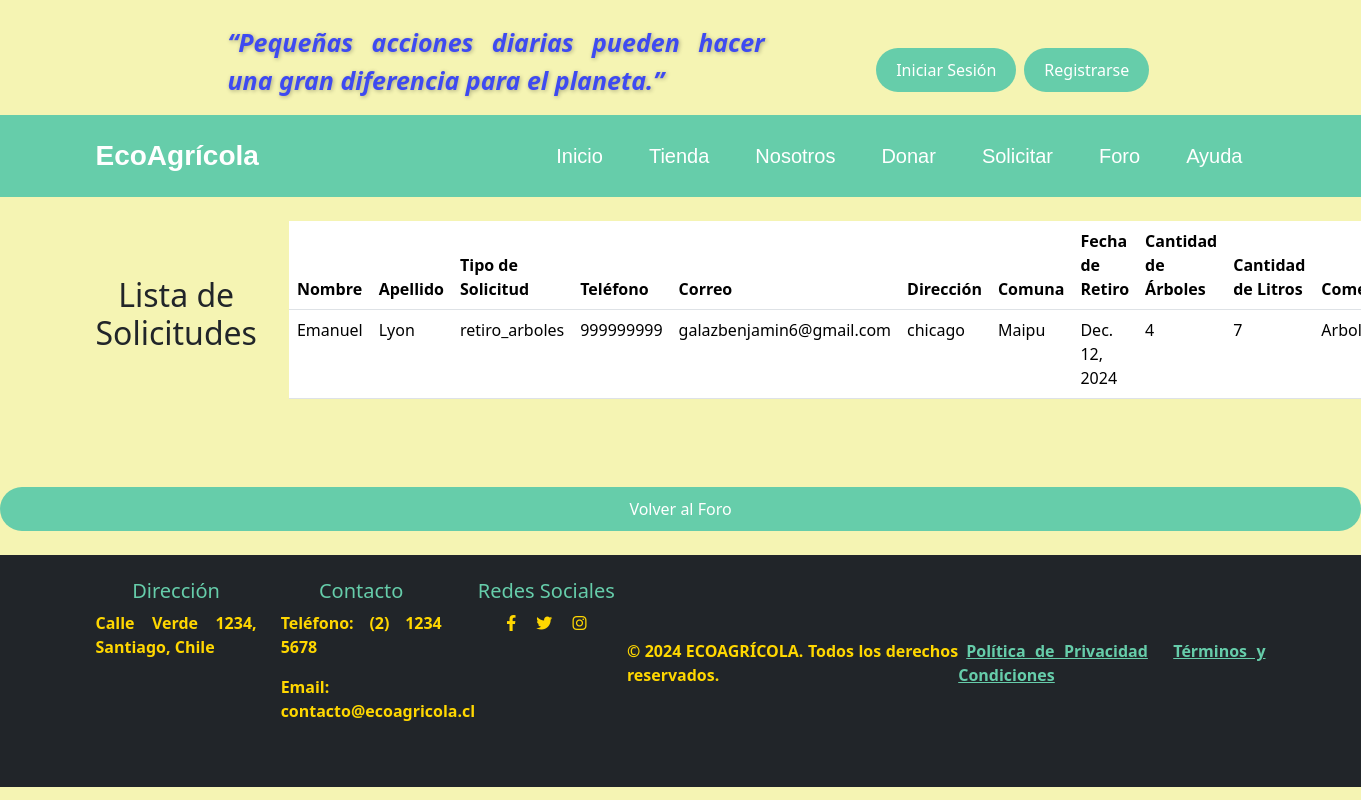
Screenshot of /lista_solicitudes/ with the database file from the repository.
### core/models.py (models this page shows, shortened)
class Solicitud(models.Model):
    RETIRO_AGUAS = 'retiro_aguas_piscina'
    RETIRO_ARBOLES = 'retiro_arboles'
    COMUNAS = [
        ('Alhué', 'Alhué'),
        ('Buin', 'Buin'),
        ('Cerrillos', 'Cerrillos'),
        ('Cerro Navia', 'Cerro Navia'),
        ('Colina', 'Colina'),
        ('El Bosque', 'El Bosque'),
        ('Estación Central', 'Estación Central'),
        ('Huechuraba', 'Huechuraba'),
        ('Independencia', 'Independencia'),
        ('La Florida', 'La Florida'),
        ('La Granja', 'La Granja'),
        ('La Pintana', 'La Pintana'),
        ('La Reina', 'La Reina'),
        ('Las Condes', 'Las Condes'),
        ('Lo Barnechea', 'Lo Barnechea'),
        ('Lo Espejo', 'Lo Espejo'),
        ('Maipú', 'Maipú'),
        ('Ñuñoa', 'Ñuñoa'),
        ('Pedro Aguirre Cerda', 'Pedro Aguirre Cerda'),
        ('Peñalolén', 'Peñalolén'),
        ('Providencia', 'Providencia'),
        ('Pudahuel', 'Pudahuel'),
        ('Quilicura', 'Quilicura'),
        ('Quinta Normal', 'Quinta Normal'),
        ('Recoleta', 'Recoleta'),
        ('Renca', 'Renca'),
        ('San Bernardo', 'San Bernardo'),
        ('San Joaquín', 'San Joaquín'),
        ('San Miguel', 'San Miguel'),
        ('San Ramón', 'San Ramón'),
        ('Santiago', 'Santiago'),
        ('Vitacura', 'Vitacura'),
    ]
    TIPO_SOLICITUD_CHOICES = [
        (RETIRO_AGUAS, 'Retiro de aguas de piscinas'),
        (RETIRO_ARBOLES, 'Retiro de árboles'),
    ]
    nombre = models.CharField(max_length=100)
    apellido = models.CharField(max_length=100)
    tipo_solicitud = models.CharField(max_length=50, choices=TIPO_SOLICITUD_CHOICES)
    telefono = models.CharField(max_length=15)
    correo = models.EmailField()
    direccion = models.CharField(max_length=200)
    comuna = models.CharField(max_length=100, choices=COMUNAS)
    fecha_retiro = models.DateField()
    cantidad_arboles = models.IntegerField(null=True, blank=True)
    cantidad_litros = models.IntegerField(null=True, blank=True)
    comentarios = models.TextField(null=True, blank=True)

### core/views.py (the view)
# urls.py: path('lista_solicitudes/', lista_solicitudes,name='lista_solicitudes'),
def lista_solicitudes(request):
    solicitudes = Solicitud.objects.all()  # Obtenemos todas las solicitudes
    return render(request, 'core/lista_solicitudes.html', {'solicitudes': solicitudes})

### core/templates/core/lista_solicitudes.html
{% extends "core/base_generic.html" %}
{% block content %}
<!doctype html>
<html lang="en"></html>
    <body>
        <div class="container mt-4">
            <h2 class="text-center">Lista de Solicitudes</h2>
            <table class="table">
                <thead>
                    <tr>
                        <th>Nombre</th>
                        <th>Apellido</th>
                        <th>Tipo de Solicitud</th>
                        <th>Teléfono</th>
                        <th>Correo</th>
                        <th>Dirección</th>
                        <th>Comuna</th>
                        <th>Fecha de Retiro</th>
                        <th>Cantidad de Árboles</th>
                        <th>Cantidad de Litros</th>
                        <th>Comentarios</th>
                    </tr>
                </thead>
                <tbody>
                    <ul>
                        {% for solicitud in solicitudes %}
                        <tr>
                            <td>{{ solicitud.nombre }}</td>
                            <td>{{ solicitud.apellido }}</td>
                            <td>{{ solicitud.tipo_solicitud }}</td>
                            <td>{{ solicitud.telefono }}</td>
                            <td>{{ solicitud.correo }}</td>
                            <td>{{ solicitud.direccion }}</td>
                            <td>{{ solicitud.comuna }}</td>
                            <td>{{ solicitud.fecha_retiro }}</td>
                            <td>{{ solicitud.cantidad_arboles }}</td>
                            <td>{{ solicitud.cantidad_litros }}</td>
                            <td>{{ solicitud.comentarios }}</td>
                        </tr>
                        {% empty %}
                        <tr>
                            <td colspan="11">No hay solicitudes disponibles.</td>
                        </tr>
                        {% endfor %}
                    </ul>
                </tbody>
            </table>
        </div>
        <br>
        <br>
        <br>
        <a href="{% url 'solicitudes' %}" class="btn btn-custom">Volver al Foro</a>
        <br>
    </body>
</html>
{% endblock %}

### core/static/core/css/style.css (style rules this page uses)
html { scroll-behavior: smooth; }
body { background-color: #f5f4b3; height: 100%; margin: 0; padding: 0; display: flex; flex-direction: column; }
.btn-custom { background-color: #66CDAA; border-color: #66CDAA; color: white; border: none; padding: 10px 20px; font-size: 16px; border-radius: 25px; transition: background-color 0.3s ease; }
.container { max-width: 1200px; margin: 0 auto; padding: 0 15px; display: flex; justify-content: space-between; align-items: center; }

### rows the page displays
Solicitud: nombre "Emanuel", apellido "Lyon", tipo_solicitud "retiro_arboles", telefono "999999999", correo "galazbenjamin6@gmail.com", direccion "chicago", comuna "Maipu", fecha_retiro "Dec. 12, 2024", cantidad_arboles "4", cantidad_litros "7", comentarios "Arbol…"
